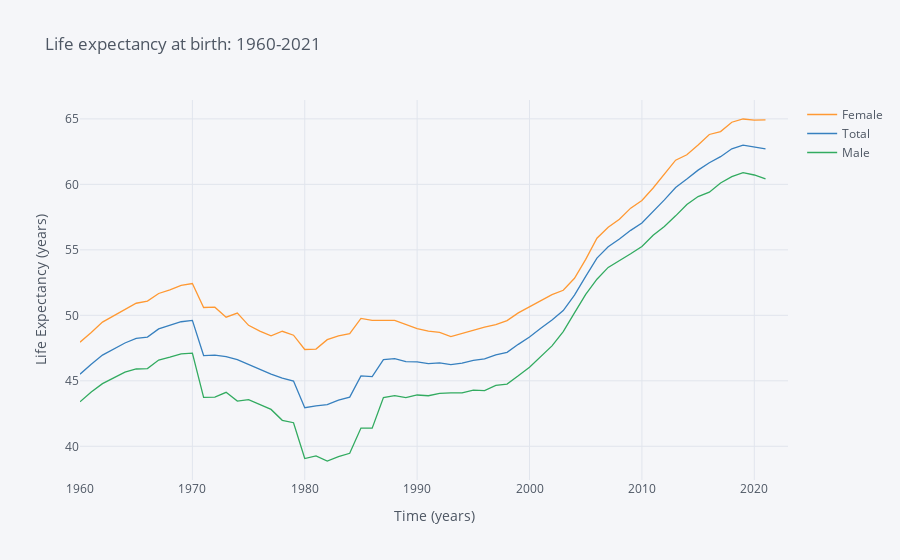

The notebook cell saved with this chart:
### Markdown cell above
#### Life Expectancy at Birth <a name="life-expectancy-at-birth"></a>

### Code cell
# Life expectancy at birth over time, with male and female.

# Three variables: Total life expectancy, Male life expectancy, Female life expectancy
variable_labels = {"SP.DYN.LE00.FE.IN": 'Female',
                   'SP.DYN.LE00.IN':    'Total',
                   'SP.DYN.LE00.MA.IN': 'Male'}

# Set country as Rwanda
Rwanda = {"UGA":"Uganda"}

# Get dataframe
life_expectancy = wbdata.get_dataframe(variable_labels, country = Uganda).squeeze()

# Date index is of type string; change to integers
life_expectancy.index = life_expectancy.index.astype(int)

# Print graph from 1960-2022
life_expectancy.iplot(title="Life expectancy at birth: 1960-2021",xTitle='Time (years)',yTitle='Life Expectancy (years)')

### Figure 1 — Plotly figure (JSON) as saved in the notebook; plotly's stock layout.template omitted (floating-point values rounded to 4 significant figures)
{"data": [{"line": {"color": "rgba(255, 153, 51, 1.0)", "dash": "solid", "shape": "linear", "width": 1.3}, "mode": "lines", "name": "Female", "text": "", "type": "scatter", "x": [2023, 2022, 2021, 2020, 2019, 2018, 2017, 2016, 2015, 2014, 2013, 2012, 2011, 2010, 2009, 2008, 2007, 2006, 2005, 2004, 2003, 2002, 2001, 2000, 1999, 1998, 1997, 1996, 1995, 1994, 1993, 1992, 1991, 1990, 1989, 1988, 1987, 1986, 1985, 1984, 1983, 1982, 1981, 1980, 1979, 1978, 1977, 1976, 1975, 1974, 1973, 1972, 1971, 1970, 1969, 1968, 1967, 1966, 1965, 1964, 1963, 1962, 1961, 1960], "y": ["", "", 64.92, 64.9, 64.99, 64.74, 64.03, 63.81, 63.01, 62.26, 61.85, 60.76, 59.72, 58.77, 58.18, 57.34, 56.72, 55.88, 54.27, 52.83, 51.91, 51.58, 51.09, 50.62, 50.19, 49.6, 49.3, 49.1, 48.85, 48.64, 48.38, 48.7, 48.79, 48.99, 49.29, 49.61, 49.61, 49.62, 49.76, 48.6, 48.43, 48.14, 47.42, 47.39, 48.48, 48.78, 48.44, 48.79, 49.24, 50.17, 49.85, 50.62, 50.6, 52.43, 52.29, 51.94, 51.67, 51.09, 50.92, 50.44, 49.93, 49.48, 48.7, 47.95]}, {"line": {"color": "rgba(55, 128, 191, 1.0)", "dash": "solid", "shape": "linear", "width": 1.3}, "mode": "lines", "name": "Total", "text": "", "type": "scatter", "x": [2023, 2022, 2021, 2020, 2019, 2018, 2017, 2016, 2015, 2014, 2013, 2012, 2011, 2010, 2009, 2008, 2007, 2006, 2005, 2004, 2003, 2002, 2001, 2000, 1999, 1998, 1997, 1996, 1995, 1994, 1993, 1992, 1991, 1990, 1989, 1988, 1987, 1986, 1985, 1984, 1983, 1982, 1981, 1980, 1979, 1978, 1977, 1976, 1975, 1974, 1973, 1972, 1971, 1970, 1969, 1968, 1967, 1966, 1965, 1964, 1963, 1962, 1961, 1960], "y": ["", "", 62.7, 62.85, 62.99, 62.71, 62.12, 61.65, 61.09, 60.41, 59.76, 58.82, 57.97, 57.05, 56.49, 55.82, 55.24, 54.37, 52.98, 51.55, 50.37, 49.65, 49.01, 48.34, 47.79, 47.17, 46.98, 46.67, 46.57, 46.35, 46.24, 46.37, 46.32, 46.44, 46.47, 46.7, 46.62, 45.32, 45.38, 43.75, 43.52, 43.19, 43.09, 42.95, 44.98, 45.21, 45.51, 45.87, 46.27, 46.61, 46.84, 46.97, 46.93, 49.62, 49.51, 49.21, 48.96, 48.34, 48.24, 47.89, 47.43, 46.97, 46.26, 45.51]}, {"line": {"color": "rgba(50, 171, 96, 1.0)", "dash": "solid", "shape": "linear", "width": 1.3}, "mode": "lines", "name": "Male", "text": "", "type": "scatter", "x": [2023, 2022, 2021, 2020, 2019, 2018, 2017, 2016, 2015, 2014, 2013, 2012, 2011, 2010, 2009, 2008, 2007, 2006, 2005, 2004, 2003, 2002, 2001, 2000, 1999, 1998, 1997, 1996, 1995, 1994, 1993, 1992, 1991, 1990, 1989, 1988, 1987, 1986, 1985, 1984, 1983, 1982, 1981, 1980, 1979, 1978, 1977, 1976, 1975, 1974, 1973, 1972, 1971, 1970, 1969, 1968, 1967, 1966, 1965, 1964, 1963, 1962, 1961, 1960], "y": ["", "", 60.42, 60.72, 60.89, 60.59, 60.1, 59.4, 59.07, 58.46, 57.6, 56.79, 56.12, 55.25, 54.7, 54.21, 53.66, 52.76, 51.6, 50.18, 48.76, 47.67, 46.88, 46.04, 45.38, 44.75, 44.65, 44.25, 44.29, 44.07, 44.08, 44.05, 43.86, 43.92, 43.71, 43.87, 43.72, 41.38, 41.39, 39.47, 39.21, 38.88, 39.26, 39.07, 41.8, 41.98, 42.82, 43.19, 43.56, 43.45, 44.12, 43.76, 43.73, 47.12, 47.05, 46.8, 46.58, 45.94, 45.9, 45.67, 45.26, 44.78, 44.14, 43.4]}], "layout": {"legend": {"bgcolor": "#F5F6F9", "font": {"color": "#4D5663"}}, "paper_bgcolor": "#F5F6F9", "plot_bgcolor": "#F5F6F9", "title": {"font": {"color": "#4D5663"}, "text": "Life expectancy at birth: 1960-2021"}, "xaxis": {"gridcolor": "#E1E5ED", "showgrid": true, "tickfont": {"color": "#4D5663"}, "title": {"font": {"color": "#4D5663"}, "text": "Time (years)"}, "zerolinecolor": "#E1E5ED"}, "yaxis": {"gridcolor": "#E1E5ED", "showgrid": true, "tickfont": {"color": "#4D5663"}, "title": {"font": {"color": "#4D5663"}, "text": "Life Expectancy (years)"}, "zerolinecolor": "#E1E5ED"}}}
